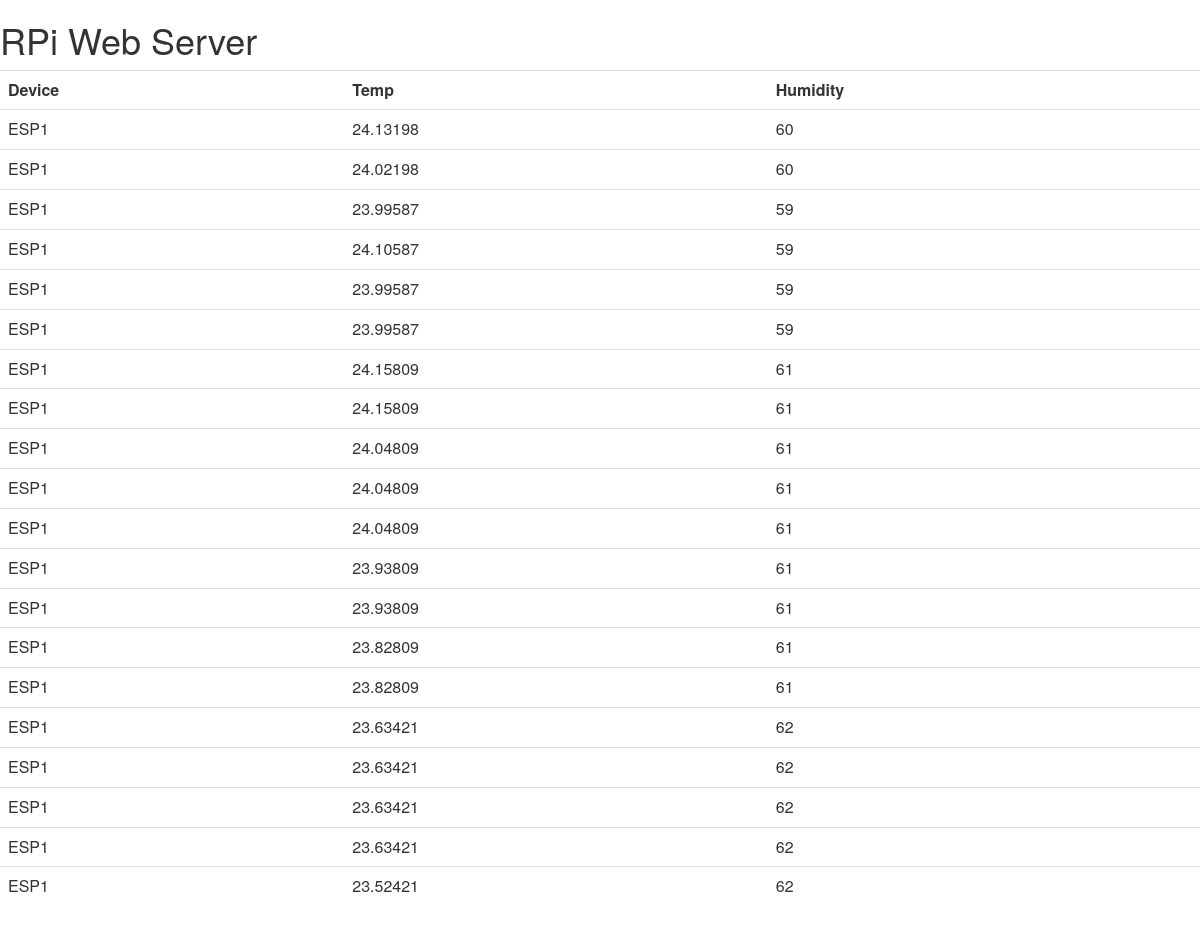
The page / on the database its author committed.
### tables this page shows
CREATE TABLE dhtreadings(id INTEGER PRIMARY KEY AUTOINCREMENT, temperature NUMERIC, humidity NUMERIC, currentdate DATE, currentime TIME, device TEXT);

### app.py (the view)
@app.route("/")
def main():
   conn=sqlite3.connect('sensordata.db')
   conn.row_factory = dict_factory
   c=conn.cursor()
   c.execute("SELECT DISTINCT device FROM dhtreadings")
   devices = c.fetchall()
   print(devices)
   c.execute("SELECT device, temperature, humidity FROM dhtreadings ORDER BY id DESC LIMIT 20")
   readings = c.fetchall()
   return render_template('main.html', readings=readings)

### app.py (called while the page is built)
def dict_factory(cursor, row):
    d = {}
    for idx, col in enumerate(cursor.description):
        d[col[0]] = row[idx]
    return d

### templates/main.html (shortened to what this page needs)
<!DOCTYPE>
<head>
<link rel="stylesheet" href="https://maxcdn.bootstrapcdn.com/bootstrap/3.3.6/css/bootstrap.min.css">
   <link rel="stylesheet" href="https://maxcdn.bootstrapcdn.com/bootstrap/3.3.6/css/bootstrap-theme.min.css">
</head>
<body>
	<h1>RPi Web Server</h1>
	<table class="table table-hover">
		<tr>
		<th>Device</th>
		<th>Temp</th>
		<th>Humidity</th>
		</tr>
		{% for entry in readings %}
			<tr><td>{{entry.device}}</td>
			<td>{{entry.temperature}}</td>
			<td>{{entry.humidity}}</td>
                        </tr>
		{%endfor%}
	</table>
</body>
</html>

### rows shown on the page
dhtreadings: device "ESP1", temperature "24.13198", humidity "60"
dhtreadings: device "ESP1", temperature "24.02198", humidity "60"
dhtreadings: device "ESP1", temperature "23.99587", humidity "59"
dhtreadings: device "ESP1", temperature "24.10587", humidity "59"
dhtreadings: device "ESP1", temperature "23.99587", humidity "59"
dhtreadings: device "ESP1", temperature "23.99587", humidity "59"
dhtreadings: device "ESP1", temperature "24.15809", humidity "61"
dhtreadings: device "ESP1", temperature "24.15809", humidity "61"
dhtreadings: device "ESP1", temperature "24.04809", humidity "61"
dhtreadings: device "ESP1", temperature "24.04809", humidity "61"
dhtreadings: device "ESP1", temperature "24.04809", humidity "61"
dhtreadings: device "ESP1", temperature "23.93809", humidity "61"
dhtreadings: device "ESP1", temperature "23.93809", humidity "61"
dhtreadings: device "ESP1", temperature "23.82809", humidity "61"
dhtreadings: device "ESP1", temperature "23.82809", humidity "61"
dhtreadings: device "ESP1", temperature "23.63421", humidity "62"
dhtreadings: device "ESP1", temperature "23.63421", humidity "62"
dhtreadings: device "ESP1", temperature "23.63421", humidity "62"
dhtreadings: device "ESP1", temperature "23.63421", humidity "62"
dhtreadings: device "ESP1", temperature "23.52421", humidity "62"
